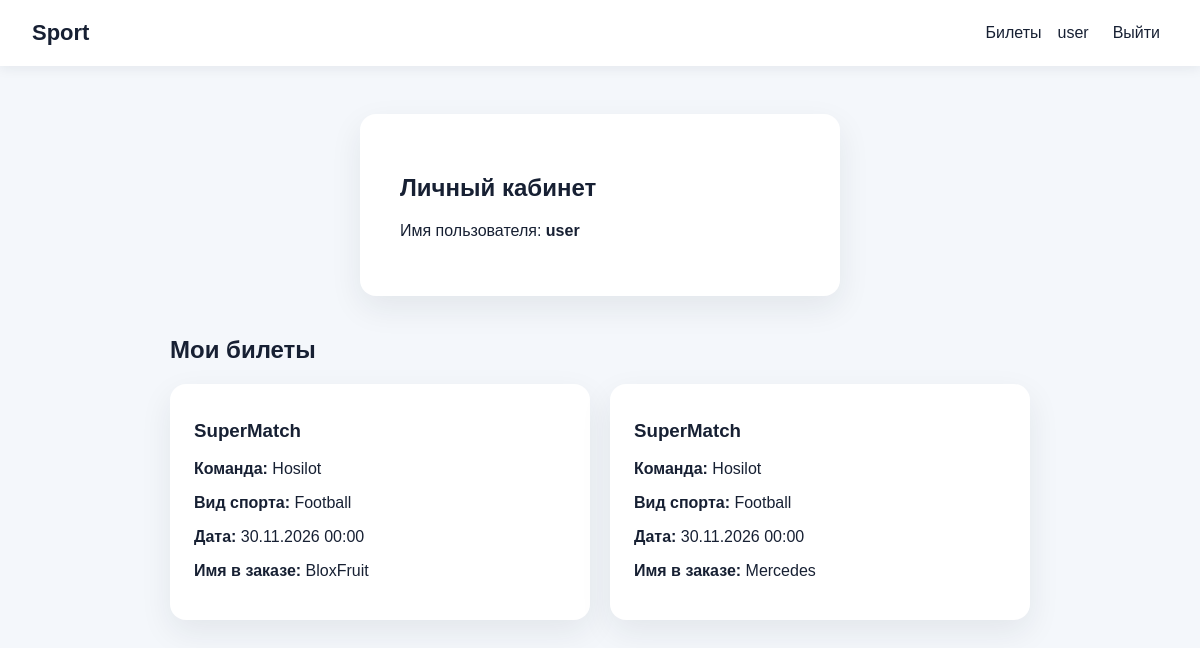
/profile/ (signed in), run on the app's committed database.
### sport/models.py (models this page shows, shortened)
class order(models.Model):
    name = models.CharField(max_length=100)
    phone = models.CharField(max_length=30)
    game = models.ForeignKey(games,on_delete=models.CASCADE,related_name='orders',)
    user = models.ForeignKey(User,on_delete=models.CASCADE,related_name='ticket_orders',null=True,blank=True,)

class games(models.Model):
    name = models.CharField(max_length=200)
    date = models.DateTimeField()
    category = models.ForeignKey(category,on_delete=models.CASCADE,related_name='games',)
    team = models.ForeignKey(team,on_delete=models.CASCADE,related_name='games',)

class team(models.Model):
    name = models.CharField(max_length=100)

class category(models.Model):
    name = models.CharField(max_length=100)

### sport/views.py (the view)
# urls.py: path('profile/', profile, name='profile'),
def profile(request):
    if not request.user.is_authenticated:
        return redirect('login')
    orders = order.objects.filter(user=request.user)
    return render(request, 'sport/profile.html', {'orders': orders})

### templates/sport/profile.html (shortened to what this page needs)
{% extends 'sport/base.html' %}
{% block content %}
<section class="auth-card">
    <h1>Личный кабинет</h1>
    <p>Имя пользователя: <strong>{{ user.username }}</strong></p>
</section>
<section class="profile-tickets">
    <h2>Мои билеты</h2>
    {% if orders %}
        <div class="games-grid">
            {% for ticket in orders %}
                <article class="game-card">
                    <h3>{{ ticket.game.name }}</h3>
                    <p><strong>Команда:</strong> {{ ticket.game.team.name }}</p>
                    <p><strong>Вид спорта:</strong> {{ ticket.game.category.name }}</p>
                    <p><strong>Дата:</strong> {{ ticket.game.date|date:"d.m.Y H:i" }}</p>
                    <p><strong>Имя в заказе:</strong> {{ ticket.name }}</p>
                </article>
            {% endfor %}
        </div>
    {% else %}
        <div class="empty-state">
            У вас пока нет заказов. <a href="{% url 'tickets' %}">Выбрать матч</a>
        </div>
    {% endif %}
</section>
{% endblock %}

### templates/sport/base.html (shortened to what this page needs)
<!doctype html>
<html lang="ru">
<head>
    {% load static %}
    <link rel="stylesheet" href="{% static 'style.css' %}">
</head>
<body>
    <nav class="nav">
        <a class="brand" href="{% url 'home' %}">Sport</a>
        <div class="nav-links">
            <a href="{% url 'tickets' %}">Билеты</a>
            {% if user.is_authenticated %}
                <a href="{% url 'profile' %}">{{ user.username }}</a>
                <form method="post" action="{% url 'logout' %}">
                    <button type="submit">Выйти</button>
                </form>
            {% else %}
                <a href="{% url 'login' %}">Войти</a>
                <a class="button" href="{% url 'register' %}">Регистрация</a>
            {% endif %}
        </div>
    </nav>
    <main class="container">
        {% block content %}{% endblock %}
    </main>
</body>
</html>

### static/style.css (style rules this page uses)
:root { font-family: Arial, sans-serif; color: #172033; background: #f4f7fb; }
* { box-sizing: border-box; }
body { margin: 0; }
.nav { display: flex; align-items: center; justify-content: space-between; padding: 16px 32px; background: #fff; box-shadow: 0 2px 12px rgba(23, 32, 51, 0.08); }
.nav-links { display: flex; align-items: center; gap: 16px; }
.nav a { color: #172033; text-decoration: none; }
.nav-links form { margin: 0; }
.nav-links form button { padding: 8px; }
.brand { font-size: 22px; font-weight: 700; }
.container { max-width: 900px; margin: 48px auto; padding: 0 20px; }
.hero, .auth-card { background: #fff; border-radius: 16px; padding: 40px; box-shadow: 0 12px 32px rgba(23, 32, 51, 0.08); }
.auth-card { max-width: 480px; margin: 0 auto; }
.nav button { border: 0; background: transparent; color: #172033; cursor: pointer; font: inherit; }
.games-grid { display: grid; grid-template-columns: repeat(auto-fit, minmax(240px, 1fr)); gap: 20px; }
.home-games, .profile-tickets { margin-top: 40px; }
.game-card, .empty-state { background: #fff; border-radius: 16px; padding: 24px; box-shadow: 0 12px 32px rgba(23, 32, 51, 0.08); }
.game-card h2, .game-card h3 { margin-top: 12px; }

### data on the page
order: game.name "SuperMatch", game.team.name "Hosilot", game.category.name "Football", game "30.11.2026 00:00", name "BloxFruit"
order: game.name "SuperMatch", game.team.name "Hosilot", game.category.name "Football", game "30.11.2026 00:00", name "Mercedes"

### other printed values
{{ user.username }} "user"
